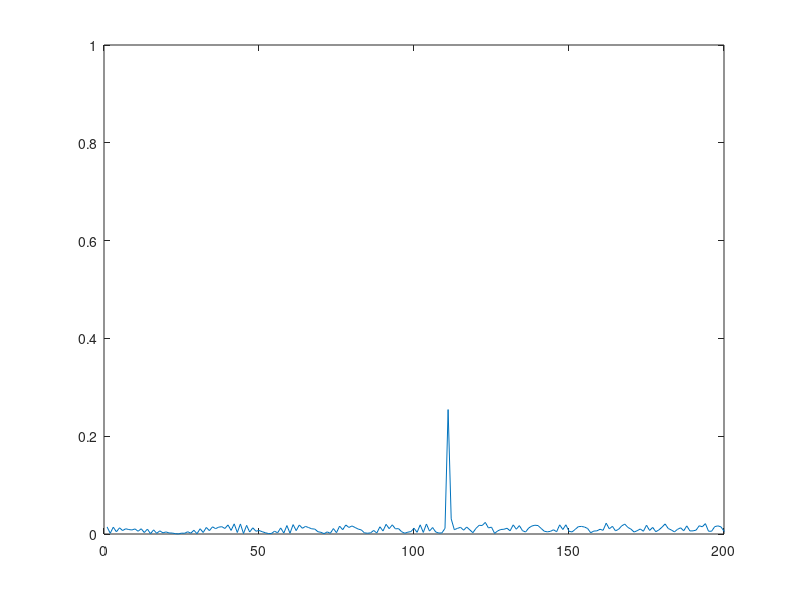
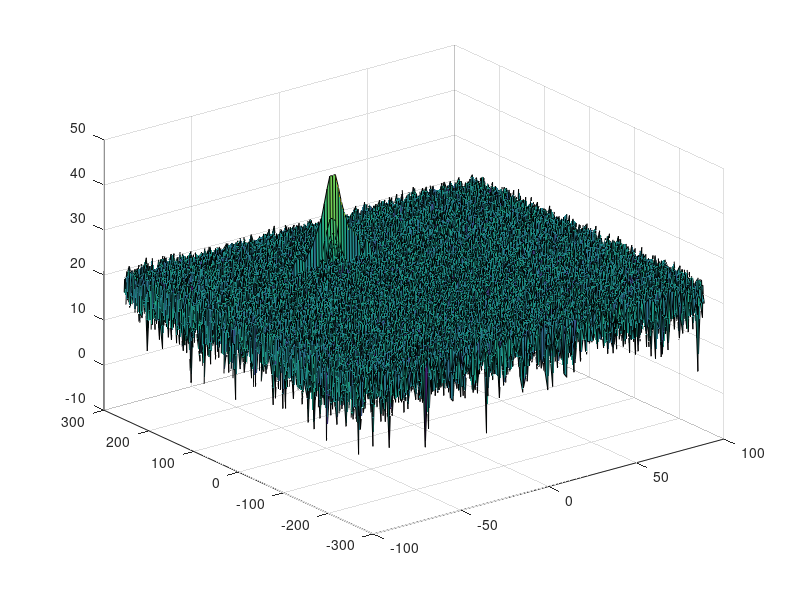
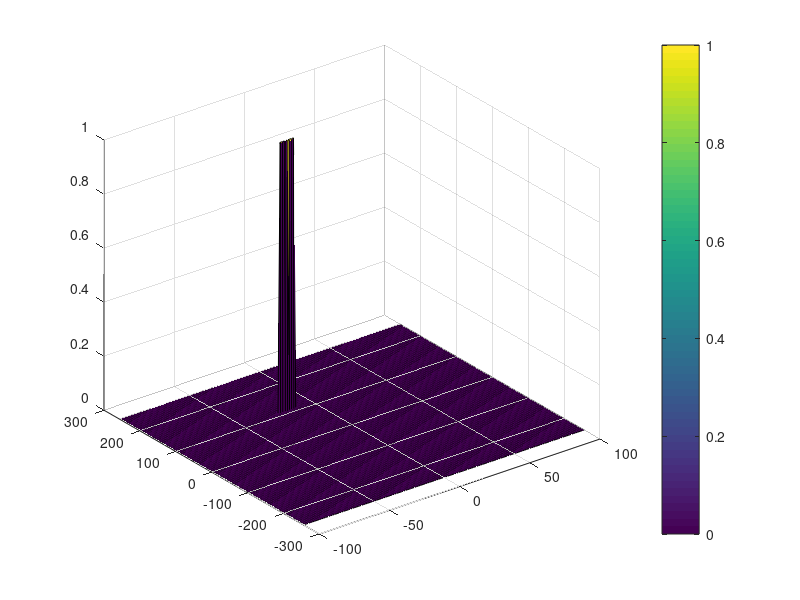

MATLAB code for these plots, in order:
clear all
clc;

%% Radar Specifications 
%%%%%%%%%%%%%%%%%%%%%%%%%%%
% Frequency of operation = 77GHz
% Max Range = 200m
% Range Resolution = 1 m
% Max Velocity = 100 m/s
%%%%%%%%%%%%%%%%%%%%%%%%%%%
range_max = 200;
range_reso = 1;
max_velocity = 100;
c = 3*10^8;
 
%speed of light = 3e8
%% User Defined Range and Velocity of target
% *%TODO* :
% define the target's initial position and velocity. Note : Velocity
% remains contant
 R = 110;  % initial position in m
 v = -20;  % velocity in m/s


%% FMCW Waveform Generation

% *%TODO* :
%Design the FMCW waveform by giving the specs of each of its parameters.
% Calculate the Bandwidth (B), Chirp Time (Tchirp) and Slope (slope) of the FMCW
% chirp using the requirements above.
B = c/(2*range_reso);
Tchirp = 5.5*(2*range_max/c);
Slope = B/Tchirp;

%Operating carrier frequency of Radar 
fc= 77e9;             %carrier freq

                                                          
%The number of chirps in one sequence. Its ideal to have 2^ value for the ease of running the FFT
%for Doppler Estimation. 
Nd=128;                   % #of doppler cells OR #of sent periods % number of chirps

%The number of samples on each chirp. 
Nr=1024;                  %for length of time OR # of range cells

% Timestamp for running the displacement scenario for every sample on each
% chirp
t=linspace(0,Nd*Tchirp,Nr*Nd); %total time for samples


%Creating the vectors for Tx, Rx and Mix based on the total samples input.
Tx=zeros(1,length(t)); %transmitted signal
Rx=zeros(1,length(t)); %received signal
Mix = zeros(1,length(t)); %beat signal

%Similar vectors for range_covered and time delay.
r_t=zeros(1,length(t));
td=zeros(1,length(t));


%% Signal generation and Moving Target simulation
% Running the radar scenario over the time. 

for i=1:length(t)         
    
    
    % *%TODO* :
    %For each time stamp update the Range of the Target for constant velocity. 
    r_t(i) = R + v*t(i);
    td(i) = 2*r_t(i)/c;
    % *%TODO* :
    %For each time sample we need update the transmitted and
    %received signal. 
    Tx(i) = cos(2*pi*(fc*t(i)+Slope*t(i)*t(i)/2));
    t_r = t(i) - td(i);
    Rx (i) = cos(2*pi*(fc*t_r+Slope*t_r*t_r/2));
    
    % *%TODO* :
    %Now by mixing the Transmit and Receive generate the beat signal
    %This is done by element wise matrix multiplication of Transmit and
    %Receiver Signal
    Mix(i) = Tx(i).* Rx(i);
    
end

%% RANGE MEASUREMENT


 % *%TODO* :
%reshape the vector into Nr*Nd array. Nr and Nd here would also define the size of
%Range and Doppler FFT respectively.
Mix=reshape(Mix,[Nr,Nd]);

 % *%TODO* :
%run the FFT on the beat signal along the range bins dimension (Nr) and
%normalize.
sig_fft1 = fft(Mix(1:Nr));
sig_fft1 = sig_fft1./Nr;
 % *%TODO* :
% Take the absolute value of FFT output
sig_fft1 = abs(sig_fft1);  
 % *%TODO* :
% Output of FFT is double sided signal, but we are interested in only one side of the spectrum.
% Hence we throw out half of the samples.
one_side_sig = sig_fft1(1:Nr/2);

%plotting the range

figure ('Name','Range from First FFT')
 % *%TODO* :
 % plot FFT output 
plot(one_side_sig);
axis ([0 200 0 1]);



%% RANGE DOPPLER RESPONSE
% The 2D FFT implementation is already provided here. This will run a 2DFFT
% on the mixed signal (beat signal) output and generate a range doppler
% map.You will implement CFAR on the generated RDM


% Range Doppler Map Generation.

% The output of the 2D FFT is an image that has reponse in the range and
% doppler FFT bins. So, it is important to convert the axis from bin sizes
% to range and doppler based on their Max values.

Mix=reshape(Mix,[Nr,Nd]);

% 2D FFT using the FFT size for both dimensions.
sig_fft2 = fft2(Mix,Nr,Nd);

% Taking just one side of signal from Range dimension.
sig_fft2 = sig_fft2(1:Nr/2,1:Nd);
sig_fft2 = fftshift (sig_fft2);
RDM = abs(sig_fft2);
RDM = 10*log10(RDM) ;

%use the surf function to plot the output of 2DFFT and to show axis in both
%dimensions
doppler_axis = linspace(-100,100,Nd);
range_axis = linspace(-200,200,Nr/2)*((Nr/2)/400);
figure,surf(doppler_axis,range_axis,RDM);

%% CFAR implementation

%Slide Window through the complete Range Doppler Map

% *%TODO* :
%Select the number of Training Cells in both the dimensions.
TB_C = 5;       % the Training Band Columns
TB_R = 4;       % the Training Band Rows
Tr = 2*TB_C;   % the Training Cells in Range direction
Td = 2*TB_R;   % the Training Cells in Doppler direction
% *%TODO* :
%Select the number of Guard Cells in both dimensions around the Cell under 
%test (CUT) for accurate estimation
GB_C = 2;       % the Guard Band Columns
GB_R = 2;       % the Guard Band Rows
Gr = 2*GB_C;   % the Guard Cells in Range direction
Gd = 2*GB_R;   % the Guard Cells in Doppler direction
% Calculate the overall count of the training cells
TC_Count = (2*(GB_C+TB_C)+1)*(2*(GB_R+TB_R)+1)-(2*GB_C+1)*(2*GB_R+1);
% *%TODO* :
% offset the threshold by SNR value in dB
offset = 8;
% *%TODO* :
%Create a vector to store noise_level for each iteration on training cells
%noise_level = zeros(1,1);
% *%TODO* :
%design a loop such that it slides the CUT across range doppler map by
%giving margins at the edges for Training and Guard Cells.
%For every iteration sum the signal level within all the training
%cells. To sum convert the value from logarithmic to linear using db2pow
%function. Average the summed values for all of the training
%cells used. After averaging convert it back to logarithimic using pow2db.
%Further add the offset to it to determine the threshold. Next, compare the
%signal under CUT with this threshold. If the CUT level > threshold assign
%it a value of 1, else equate it to 0.


   % Use RDM[x,y] as the matrix from the output of 2D FFT for implementing
   % CFAR
POW = db2pow(RDM);
for i = 1 :(Nr/2)-2*(GB_C+TB_C)-1
    for j = 1 : Nd-2*(GB_R+TB_R) - 1        
        noise_level = sum(sum(POW(i:i+2*(TB_C+GB_C)+1,j:j+2*(TB_R+GB_R)+1))) - ...
                      sum(sum(POW(i+TB_C:i+TB_C+2*GB_C+1,j+TB_R:j+TB_R+2*GB_R+1)));
        threshold = pow2db((noise_level/TC_Count)) + offset;
        CUT = RDM(i+GB_C+TB_C+1,j+GB_R+TB_R+1);
        
        if(CUT < threshold)
            RDM(i+GB_C+TB_C+1,j+GB_R+TB_R+1) = 0;
        else
            RDM(i+GB_C+TB_C+1,j+GB_R+TB_R+1) = 1;
        end
    end
end

% *%TODO* :
% The process above will generate a thresholded block, which is smaller 
%than the Range Doppler Map as the CUT cannot be located at the edges of
%matrix. Hence,few cells will not be thresholded. To keep the map size same
% set those values to 0. 
 
RDM(1:(Tr+Gr),:) = 0;
RDM((end-(Tr+Gr)):end,:) = 0;

RDM(:,1:(Td+Gd)) = 0;
RDM(:,(end-(Td+Gd)):end) = 0;




% *%TODO* :
%display the CFAR output using the Surf function like we did for Range
%Doppler Response output.

figure,surf(doppler_axis,range_axis,RDM);
colorbar;


 
 